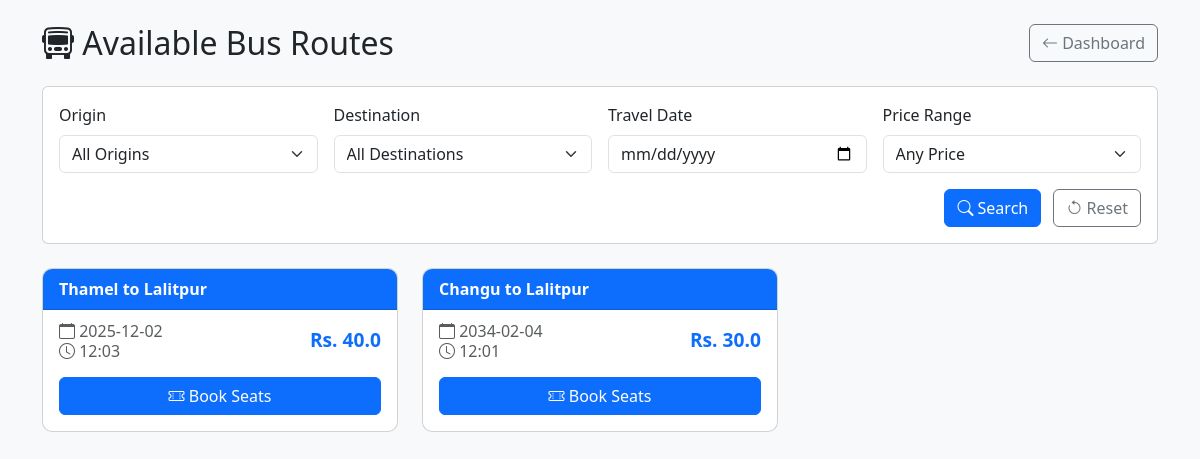
/routes, run on the app's committed database.
### tables this page shows
CREATE TABLE routes (
    id INTEGER PRIMARY KEY AUTOINCREMENT,
    origin TEXT NOT NULL,
    destination TEXT NOT NULL,
    departure_time TEXT NOT NULL,
    date TEXT NOT NULL,
    price REAL NOT NULL
, bus_number TEXT, driver_name TEXT, driver_contact TEXT, total_seats INTEGER DEFAULT 30);

### app.py (the view, shortened to what this page needs)
@app.route('/routes')
def show_routes():
    conn = get_db()
    query = "SELECT * FROM routes WHERE date >= DATE('now')"
    conditions = []
    params = []
    if request.args.get('origin'):
        conditions.append("origin = ?")
        params.append(request.args.get('origin'))
    if request.args.get('destination'):
        conditions.append("destination = ?")
        params.append(request.args.get('destination'))
    if request.args.get('date'):
        conditions.append("date = ?")
        params.append(request.args.get('date'))
    if conditions:
        query += " AND " + " AND ".join(conditions)
    query += " ORDER BY date, departure_time"
    routes = conn.execute(query, params).fetchall()
    locations = conn.execute("SELECT DISTINCT origin FROM routes UNION SELECT DISTINCT destination FROM routes").fetchall()
    conn.close()
    return render_template('routes.html', routes=routes, locations=[loc[0] for loc in locations])

### app.py (called while the page is built)
def get_db():
    conn = sqlite3.connect('database.db')
    conn.row_factory = sqlite3.Row
    return conn

### templates/routes.html (shortened to what this page needs)
<!DOCTYPE html>
<html lang="en">
<head>
    <link href="https://cdn.jsdelivr.net/npm/bootstrap@5.3.0/dist/css/bootstrap.min.css" rel="stylesheet">
    <link rel="stylesheet" href="https://cdn.jsdelivr.net/npm/bootstrap-icons@1.10.0/font/bootstrap-icons.css">
</head>
<body class="bg-light">
    <div class="container py-4">
        <div class="d-flex justify-content-between align-items-center mb-4">
            <h2 class="mb-0">
                <i class="bi bi-bus-front"></i> Available Bus Routes
            </h2>
            <div>
                <a href="{{ url_for('dashboard') }}" class="btn btn-outline-secondary">
                    <i class="bi bi-arrow-left"></i> Dashboard
                </a>
            </div>
        </div>
<div class="card mb-4">
    <div class="card-body">
        <form method="GET" action="{{ url_for('show_routes') }}" class="row g-3">
            <div class="col-md-3">
                <label class="form-label">Origin</label>
                <select name="origin" class="form-select">
                    <option value="">All Origins</option>
                </select>
            </div>
            <div class="col-md-3">
                <label class="form-label">Destination</label>
                <select name="destination" class="form-select">
                    <option value="">All Destinations</option>
                </select>
            </div>
            <div class="col-md-3">
                <label class="form-label">Travel Date</label>
                <input type="date" name="date" class="form-control" value="{{ request.args.get('date', '') }}">
            </div>
            <div class="col-md-3">
                <label class="form-label">Price Range</label>
                <select name="price_range" class="form-select">
                    <option value="">Any Price</option>
                </select>
            </div>
            <div class="col-12 text-end">
                <button type="submit" class="btn btn-primary me-2">
                    <i class="bi bi-search"></i> Search
                </button>
                <a href="{{ url_for('show_routes') }}" class="btn btn-outline-secondary">
                    <i class="bi bi-arrow-counterclockwise"></i> Reset
                </a>
            </div>
        </form>
    </div>
</div>
        {% if routes %}
        <div class="row">
            {% for route in routes %}
            <div class="col-md-6 col-lg-4">
                <div class="card route-card">
                    <div class="card-header">
                        {{ route.origin }} to {{ route.destination }}
                    </div>
                    <div class="card-body">
                        <div class="d-flex justify-content-between mb-3">
                            <div>
                                <h6 class="card-subtitle mb-1 text-muted">
                                    <i class="bi bi-calendar"></i> {{ route.date }}
                                </h6>
                                <h6 class="card-subtitle text-muted">
                                    <i class="bi bi-clock"></i> {{ route.departure_time }}
                                </h6>
                            </div>
                            <div class="price-tag">
                                Rs. {{ route.price }}
                            </div>
                        </div>
                        <a href="{{ url_for('book_seats', route_id=route.id) }}"
                           class="btn btn-primary action-btn">
                            <i class="bi bi-ticket-perforated"></i> Book Seats
                        </a>
                    </div>
                </div>
            </div>
            {% endfor %}
        </div>
        {% else %}
        <div class="alert alert-warning text-center py-4" role="alert">
            <i class="bi bi-exclamation-triangle-fill"></i> No routes available at the moment.
        </div>
        {% endif %}
    </div>
</body>
</html>

### templates/routes.html (style rules this page uses)
.route-card { transition: transform 0.2s ease, box-shadow 0.2s ease; border-radius: 10px; overflow: hidden; margin-bottom: 20px; }
.card-header { background-color: #0d6efd; color: white; font-weight: bold; }
.price-tag { font-size: 1.2rem; font-weight: bold; color: #0d6efd; }
.action-btn { width: 100%; }

### data on the page
routes: origin "Thamel", destination "Lalitpur", date "2025-12-02", departure_time "12:03", price "40.0"
routes: origin "Changu", destination "Lalitpur", date "2034-02-04", departure_time "12:01", price "30.0"
